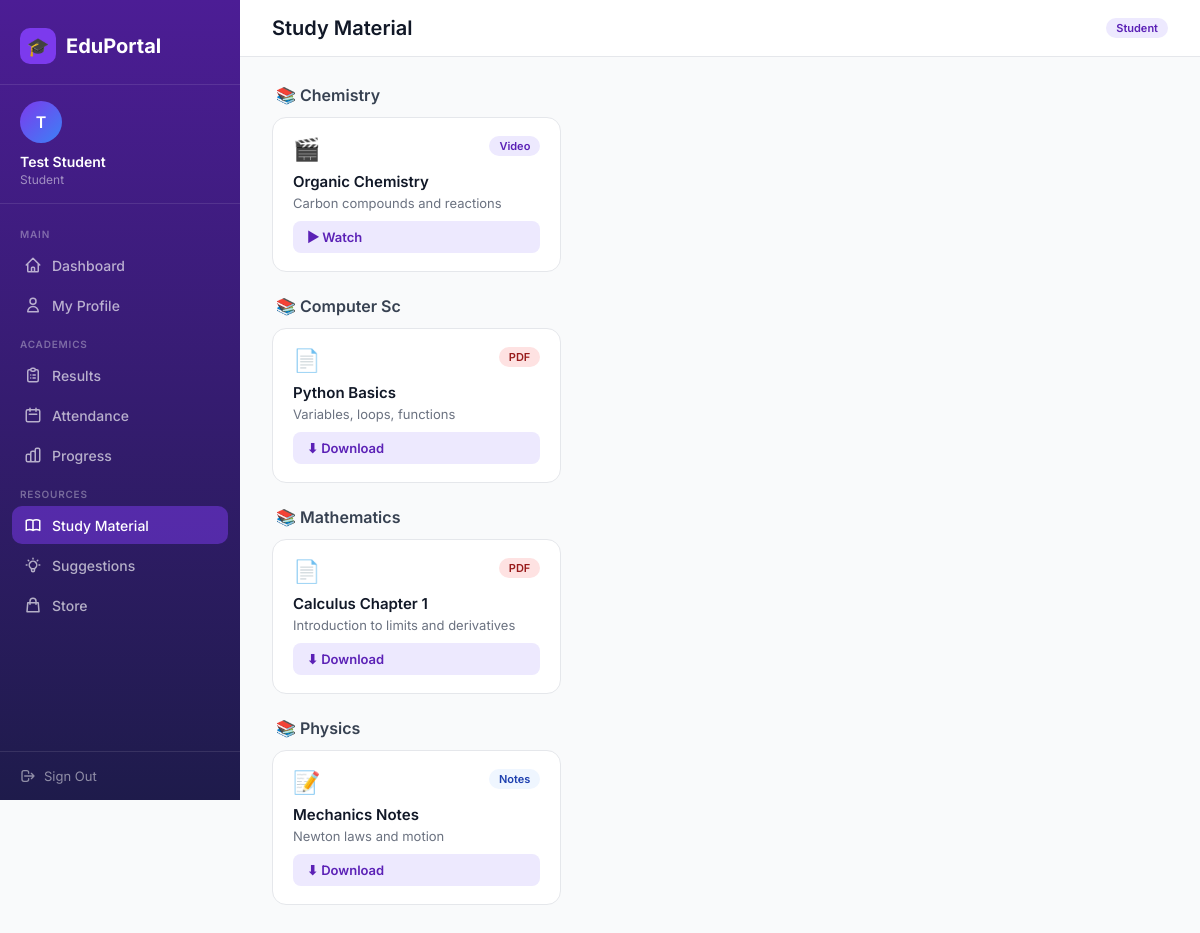
Page /study-material (signed in) on the committed database.
### tables this page shows
CREATE TABLE study_materials (
    id          INTEGER PRIMARY KEY AUTOINCREMENT,
    subject     TEXT,
    title       TEXT,
    description TEXT,
    file_url    TEXT,
    type        TEXT DEFAULT 'Notes',
    uploaded_at TEXT DEFAULT (datetime('now','localtime'))
);

### app.py (the view)
@app.route('/study-material')
def study_material():
    if 'student_id' not in session:
        return redirect(url_for('login'))
    conn = get_db()
    cur  = conn.cursor()
    cur.execute("SELECT * FROM study_materials ORDER BY subject, title")
    materials = cur.fetchall()
    conn.close()
    return render_template('study_material.html', materials=materials)

### app.py (called while the page is built)
def get_db():
    conn = sqlite3.connect(DB_PATH)
    conn.row_factory = sqlite3.Row
    return conn

### templates/study_material.html (shortened to what this page needs)
{% extends "base.html" %}
{% block page_title %}Study Material{% endblock %}
{% block content %}
{% set type_icons = {'PDF': '📄', 'Video': '🎬', 'Notes': '📝', 'Quiz': '❓'} %}
{% set type_colors = {'PDF': 'badge-red', 'Video': 'badge-purple', 'Notes': 'badge-blue', 'Quiz': 'badge-amber'} %}
{% if materials %}
{% set subjects = materials | map(attribute='subject') | unique | list %}
{% for subject in subjects %}
<div style="margin-bottom:24px;">
    <div style="font-size:16px;font-weight:600;color:#374151;margin-bottom:12px;padding-left:4px;">📚 {{ subject }}</div>
    <div style="display:grid;grid-template-columns:repeat(auto-fill,minmax(250px,1fr));gap:14px;">
    {% for m in materials if m.subject == subject %}
    <div class="card" style="padding:18px 20px;display:flex;flex-direction:column;gap:10px;">
        <div style="display:flex;justify-content:space-between;align-items:flex-start;">
            <div style="font-size:22px;">{{ type_icons.get(m.type, '📄') }}</div>
            <span class="badge {{ type_colors.get(m.type, 'badge-blue') }}">{{ m.type }}</span>
        </div>
        <div>
            <div style="font-size:15px;font-weight:600;color:#111827;">{{ m.title }}</div>
            <div style="font-size:13px;color:#6b7280;margin-top:4px;">{{ m.description }}</div>
        </div>
        {% if m.file_url %}
        <a href="{{ m.file_url }}" target="_blank" style="margin-top:auto;display:inline-flex;align-items:center;gap:6px;background:#ede9fe;color:#5b21b6;padding:8px 14px;border-radius:8px;font-size:13px;font-weight:600;text-decoration:none;">
            {{ '▶ Watch' if m.type == 'Video' else '⬇ Download' }}
        </a>
        {% endif %}
    </div>
    {% endfor %}
    </div>
</div>
{% endfor %}
{% endif %}
{% endblock %}

### templates/base.html (style rules this page uses)
:root { --purple: #7c3aed; --purple-light: #ede9fe; --purple-dark: #5b21b6; --blue: #3b82f6; --blue-light: #eff6ff; --green: #10b981; --green-light: #d1fae5; --amber: #f59e0b; --amber-light: #fef3c7; --red: #ef4444; --red-light: #fee2e2; --gray-50: #f9fafb; --gray-100: #f3f4f6; --gray-200: #e5e7eb; --gray-300: #d1d5db; --gray-500: #6b7280; --gray-700: #374151; --gray-900: #111827; --sidebar-w: 240px; }
* { margin: 0; padding: 0; box-sizing: border-box; }
body { font-family: 'Inter', sans-serif; background: var(--gray-50); color: var(--gray-900); }
.badge { font-size: 11px; font-weight: 600; padding: 3px 10px; border-radius: 20px; }
.badge-purple { background: var(--purple-light); color: var(--purple-dark); }
.badge-red { background: var(--red-light); color: #991b1b; }
.badge-blue { background: var(--blue-light); color: #1e40af; }
.card { background: #fff; border-radius: 14px; border: 1px solid var(--gray-200); padding: 22px 24px; }

### rows in the picture
study_materials: subject "Chemistry", get "🎬", type "Video", title "Organic Chemistry", description "Carbon compounds and reactions", type "▶ Watch"
study_materials: subject "Computer Sc", get "📄", type "PDF", title "Python Basics", description "Variables, loops, functions", type "⬇ Download"
study_materials: subject "Mathematics", get "📄", type "PDF", title "Calculus Chapter 1", description "Introduction to limits and derivatives", type "⬇ Download"
study_materials: subject "Physics", get "📝", type "Notes", title "Mechanics Notes", description "Newton laws and motion", type "⬇ Download"

### other values in the picture
{{ session.student_name[0] | upper }} "T"
{{ session.student_name }} "Test Student"
